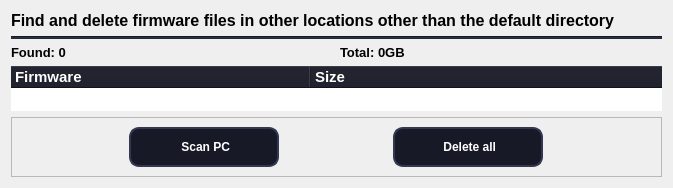
              <widget class="QWidget" name="main_page">
               <property name="geometry">
                <rect>
                 <x>0</x>
                 <y>0</y>
                 <width>673</width>
                 <height>185</height>
                </rect>
               </property>
               <attribute name="icon">
                <iconset>
                 <normaloff>icons/pc.png</normaloff>icons/pc.png</iconset>
               </attribute>
               <attribute name="label">
                <string>On This PC</string>
               </attribute>
               <layout class="QGridLayout" name="gridLayout_9">
                <item row="0" column="0" colspan="2">
                 <widget class="QLabel" name="label">
                  <property name="font">
                   <font>
                    <pointsize>12</pointsize>
                    <weight>75</weight>
                    <bold>true</bold>
                   </font>
                  </property>
                  <property name="text">
                   <string>Find and delete firmware files in other locations other than the default directory</string>
                  </property>
                 </widget>
                </item>
                <item row="1" column="0" colspan="2">
                 <widget class="Line" name="line_5">
                  <property name="styleSheet">
                   <string notr="true">background-color: #24293B;</string>
                  </property>
                  <property name="orientation">
                   <enum>Qt::Horizontal</enum>
                  </property>
                 </widget>
                </item>
                <item row="2" column="0">
                 <widget class="QLabel" name="found_label">
                  <property name="font">
                   <font>
                    <pointsize>10</pointsize>
                    <weight>75</weight>
                    <bold>true</bold>
                   </font>
                  </property>
                  <property name="text">
                   <string>Found: 0</string>
                  </property>
                 </widget>
                </item>
                <item row="2" column="1">
                 <widget class="QLabel" name="total_label">
                  <property name="font">
                   <font>
                    <pointsize>10</pointsize>
                    <weight>75</weight>
                    <bold>true</bold>
                   </font>
                  </property>
                  <property name="text">
                   <string>Total: 0GB</string>
                  </property>
                 </widget>
                </item>
                <item row="3" column="0" colspan="2">
                 <widget class="QTreeWidget" name="pc_tree">
                  <property name="font">
                   <font>
                    <pointsize>10</pointsize>
                    <weight>75</weight>
                    <bold>true</bold>
                   </font>
                  </property>
                  <property name="cursor" stdset="0">
                   <cursorShape>PointingHandCursor</cursorShape>
                  </property>
                  <property name="styleSheet">
                   <string notr="true">QTreeView {
	border: none;
}

QHeaderView::section {
    background-color: #171A26;
    color: white;
	padding-left: 4px;
	font-size: 15px;
	font-weight: bold;
}

QTreeView::item {
	padding-top: 20px;
	padding-bottom: 20px;
	padding-left: 0px;
	background-color: rgb(0, 30, 47);
}

QTreeView::item:hover {
    background: #003451;
}

QTreeView::item:selected:active{
    background: #003451;
	color: #fff;
}

QScrollBar:vertical {
    background: white;
     width: 15px;
}

 QScrollBar::handle:vertical {
    background: #171A26;
}

QScrollBar:horizontal {
    background: white;
    height: 15px;
}

QScrollBar::handle:horizontal {
    background: #171A26;
}

QMenu {
	border: 1px solid black;
}
QMenu::item {
	background-color: transparent;
}

QMenu::item:selected {
	background-color: #654321;
}</string>
                  </property>
                  <attribute name="headerMinimumSectionSize">
                   <number>50</number>
                  </attribute>
                  <attribute name="headerDefaultSectionSize">
                   <number>300</number>
                  </attribute>
                  <column>
                   <property name="text">
                    <string>Firmware</string>
                   </property>
                   <property name="font">
                    <font/>
                   </property>
                  </column>
                  <column>
                   <property name="text">
                    <string>Size</string>
                   </property>
                  </column>
                 </widget>
                </item>
                <item row="4" column="0" colspan="2">
                 <widget class="QFrame" name="frame_4">
                  <property name="minimumSize">
                   <size>
                    <width>0</width>
                    <height>0</height>
                   </size>
                  </property>
                  <property name="maximumSize">
                   <size>
                    <width>16777215</width>
                    <height>16777215</height>
                   </size>
                  </property>
                  <property name="frameShape">
                   <enum>QFrame::StyledPanel</enum>
                  </property>
                  <property name="frameShadow">
                   <enum>QFrame::Raised</enum>
                  </property>
                  <layout class="QGridLayout" name="gridLayout_10">
                   <item row="0" column="1">
                    <widget class="QPushButton" name="delete_all">
                     <property name="minimumSize">
                      <size>
                       <width>0</width>
                       <height>40</height>
                      </size>
                     </property>
                     <property name="maximumSize">
                      <size>
                       <width>150</width>
                       <height>16777215</height>
                      </size>
                     </property>
                     <property name="font">
                      <font>
                       <pointsize>9</pointsize>
                       <weight>75</weight>
                       <bold>true</bold>
                      </font>
                     </property>
                     <property name="cursor">
                      <cursorShape>PointingHandCursor</cursorShape>
                     </property>
                     <property name="styleSheet">
                      <string notr="true">QPushButton {
        background-color: #171A26;
        border: none;
        color: #fff;
 		border: 2px solid #313850;
    	border-radius: 10px;
    }

 QPushButton:hover {
	background-color: #1E2230;
}

QToolTip { 
	color: #fff; background-color: #000; border: none; 

}</string>
                     </property>
                     <property name="text">
                      <string> Delete all</string>
                     </property>
                     <property name="icon">
                      <iconset>
                       <normaloff>icons/Error.png</normaloff>icons/Error.png</iconset>
                     </property>
                    </widget>
                   </item>
                   <item row="0" column="0">
                    <widget class="QPushButton" name="scan_pc">
                     <property name="minimumSize">
                      <size>
                       <width>50</width>
                       <height>40</height>
                      </size>
                     </property>
                     <property name="maximumSize">
                      <size>
                       <width>150</width>
                       <height>16777215</height>
                      </size>
                     </property>
                     <property name="font">
                      <font>
                       <pointsize>9</pointsize>
                       <weight>75</weight>
                       <bold>true</bold>
                      </font>
                     </property>
                     <property name="cursor">
                      <cursorShape>PointingHandCursor</cursorShape>
                     </property>
                     <property name="styleSheet">
                      <string notr="true">QPushButton {
        background-color: #171A26;
        border: none;
        color: #fff;
 		border: 2px solid #313850;
    	border-radius: 10px;
    }

 QPushButton:hover {
	background-color: #1E2230;
}

QToolTip { 
	color: #fff; background-color: #000; border: none; 

}</string>
                     </property>
                     <property name="text">
                      <string> Scan PC</string>
                     </property>
                     <property name="icon">
                      <iconset>
                       <normaloff>icons/Search1.png</normaloff>icons/Search1.png</iconset>
                     </property>
                    </widget>
                   </item>
                  </layout>
                 </widget>
                </item>
               </layout>
              </widget>
